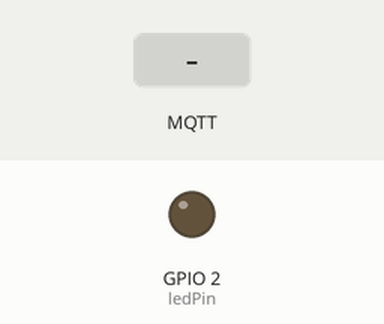
Bench run of a program on a simulated ESP32. On the bench: output pins drawn as LEDs (lit = HIGH). The test bench sets the inputs (shaded band). WiFi joins after 1.5 s; servers stay silent unless stated; no MQTT or app messages arrive unless stated; what the program prints to the serial monitor is not drawn.

Above: at 2.7 s.
2.8 s: MQTT message "on" arrives on the first subscribed topic
At 4.4 s:
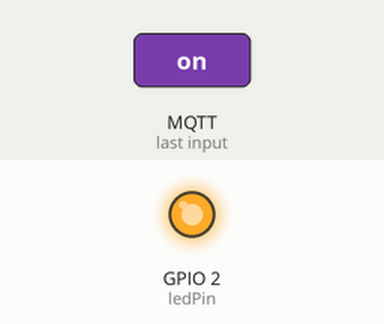
5.0 s: MQTT message "off" arrives on the first subscribed topic
At 5.3 s:
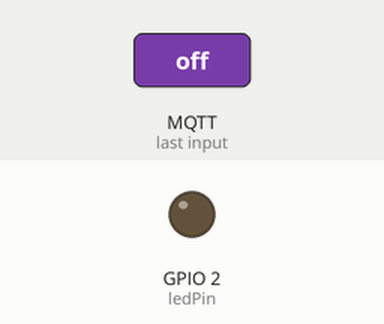
Timing chart, 0 to 8.0 s (numbered marks = the images above; inputs shaded):
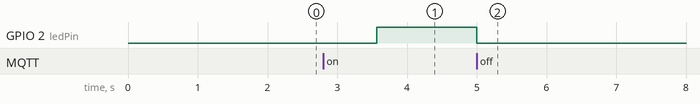

Measured:
- after the input at 2.8 s, GPIO 2 (ledPin): LOW → HIGH after 0.77 s
- after the input at 5.0 s, GPIO 2 (ledPin): HIGH → LOW at once

The program:

main.cpp
```cpp
#include <Arduino.h>
#include <WiFi.h>
#include <PubSubClient.h>

const char* ssid = "iPhone";
const char* password = "135792468";

const char* mqtt_server = "thesoshi.com";
const int mqtt_port = 2424;

const char* target_topic = "microlab/light";

unsigned long LastTry;
const int ledPin = 2;  // GPIO pin where the LED is connected

WiFiClient espClient;
PubSubClient client(espClient);

void setup_wifi();
void callback(char* topic, byte* message, unsigned int length);

void setup() {
  Serial.begin(9600);
  pinMode(ledPin, OUTPUT);  // Initialize the LED pin as an output
  setup_wifi();
  client.setServer(mqtt_server, mqtt_port);
  client.setCallback(callback);

  LastTry = millis();
}

void setup_wifi() {
  delay(10);
  Serial.println();
  Serial.print("Connecting to ");
  Serial.println(ssid);

  WiFi.begin(ssid, password);

  while (WiFi.status() != WL_CONNECTED) {
    delay(500);
    Serial.print(".");
  }

  Serial.println("");
  Serial.println("WiFi connected");
  Serial.println("IP address: ");
  Serial.println(WiFi.localIP());
}

void callback(char* topic, byte* message, unsigned int length) {
  Serial.print("Message arrived on topic: ");
  Serial.print(topic);
  Serial.print(". Message: ");

  String messageTemp = String((char*)message).substring(0, length);
  Serial.println(messageTemp);

  if (String(topic) == target_topic) {
    if (messageTemp == "on") {
      digitalWrite(ledPin, HIGH);  // Turn LED on
      Serial.println("LED turned ON");
    } else if (messageTemp == "off") {
      digitalWrite(ledPin, LOW);  // Turn LED off
      Serial.println("LED turned OFF");
    } else {
      Serial.println("Unknown command");
    }
  }
}

void reconnect() {
  if (millis() - LastTry >= 2000) {
    Serial.print("Attempting MQTT connection...");
    if (client.connect("ESP32Client")) {
      Serial.println("connected");
      client.subscribe(target_topic, 1); // Use QoS 1 for subscription
    } else {
      Serial.print("failed, rc=");
      Serial.print(client.state());
      Serial.println(" try again in 2 seconds");
    }
    LastTry = millis();
  }
}

void loop() {
  if (!client.connected()) {
    reconnect();
  } else {
    client.loop();
  }
}

// /*------------------------------------------PUB----------------------------------------*/

// #include <WiFi.h>
// #include <PubSubClient.h>

// #define MSG_BUFFER_SIZE (50)

// const char* ssid = "iphone";
// const char* password = "135792468";

// const char* mqtt_server = "thesoshi.com";
// const int mqtt_port = 2424;

// WiFiClient espClient;
// PubSubClient client(espClient);

// unsigned long lastMsg = 0;
// char msg[MSG_BUFFER_SIZE];
// int value = 0;

// void setup() {
//  Serial.begin(115200);
//  setup_wifi();
//  client.setServer(mqtt_server, mqtt_port);
// }

// void setup_wifi() {
//  delay(10);
//  Serial.println();
//  Serial.print("Connecting to ");
//  Serial.println(ssid);

//  WiFi.begin(ssid, password);

//  while (WiFi.status() != WL_CONNECTED) {
//  delay(500);
//  Serial.print(".");
//  }

//  Serial.println("");
//  Serial.println("WiFi connected");
//  Serial.println("IP address: ");
//  Serial.println(WiFi.localIP());
// }

// void reconnect() {
//  if(millis() - LastTry >= 5000){

//  Serial.print("Attempting MQTT connection...");
//  if (client.connect("ESP32Client")) {
//  Serial.println("connected");
//  client.subscribe(target_topic, 1); // Use QoS 1 for subscription
//  } else {
//  Serial.print("failed, rc=");
//  Serial.print(client.state());
//  Serial.println(" try again in 5 seconds");
//  LastTry = millis();
//  }
//  }
// }

// void loop() {
//  if (!client.connected()) {
//  reconnect();
//  }
//  else{
//  client.loop();

//  unsigned long now = millis();
//  if (now - lastMsg > 2000) {
//  lastMsg = now;
//  ++value;
//  snprintf (msg, MSG_BUFFER_SIZE, "hello world #%d", value);
//  Serial.print("Publish message: ");
//  Serial.println(msg);
//  client.publish("outTopic", msg, true);
//  }
//  }
// }
```
